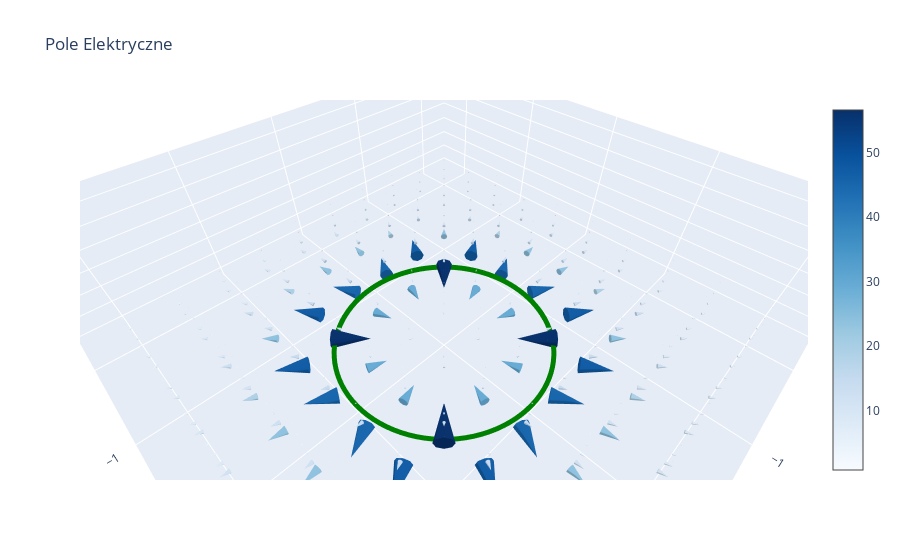

Source (notebook cell):
### Code cell
data=go.Cone(x=xv.ravel(),y=yv.ravel(), z=zv.ravel(),
        u=Bx.ravel(), v=By.ravel(), w=Bz.ravel(),
        colorscale="Inferno",
        sizemode='absolute', sizeref=20)

layout=go.Layout(title=r'Pole Magnetyczne', scene=dict(xaxis_title=r'x', yaxis_title=r'y',
            zaxis_title=r'z', aspectratio=dict(x=1, y=1, z=1), camera_eye=dict(x=0.35, y=0.35, z=0.25)))


# dataP=go.Data([data,data2])
# fig=go.Figure(data=dataP, layout=layout)
fig=go.Figure(data=data, layout=layout)
# fig=go.Figure(data=data2, layout=layout2)
fig.add_scatter3d(x=lx, y=ly, z=lz, mode='lines',
            line=dict(color='green',width=10))

### Figure 1 — Plotly figure (JSON) as saved in the notebook; plotly's stock layout.template omitted (floating-point values rounded to 4 significant figures; data arrays with more than 128 entries replaced by an {"elided": "..."} marker saying what was removed)
{"data": [{"colorscale": [[0, "rgb(247,251,255)"], [0.125, "rgb(222,235,247)"], [0.25, "rgb(198,219,239)"], [0.375, "rgb(158,202,225)"], [0.5, "rgb(107,174,214)"], [0.625, "rgb(66,146,198)"], [0.75, "rgb(33,113,181)"], [0.875, "rgb(8,81,156)"], [1, "rgb(8,48,107)"]], "sizemode": "scaled", "sizeref": 0.5, "type": "cone", "u": {"elided": "1000 float values"}, "v": {"elided": "1000 float values"}, "w": {"elided": "1000 float values"}, "x": {"elided": "1000 float values"}, "y": {"elided": "1000 float values"}, "z": {"elided": "1000 float values"}}, {"line": {"color": "green", "width": 10}, "mode": "lines", "type": "scatter3d", "x": [1, 0.998, 0.992, 0.9819, 0.9679, 0.9501, 0.9284, 0.9029, 0.8738, 0.8413, 0.8053, 0.766, 0.7237, 0.6785, 0.6306, 0.5801, 0.5272, 0.4723, 0.4154, 0.3569, 0.2969, 0.2358, 0.1736, 0.1108, 0.04758, -0.01587, -0.07925, -0.1423, -0.2048, -0.2665, -0.3271, -0.3863, -0.4441, -0.5, -0.5539, -0.6056, -0.6549, -0.7015, -0.7453, -0.7861, -0.8237, -0.858, -0.8888, -0.9161, -0.9397, -0.9595, -0.9754, -0.9874, -0.9955, -0.9995, -0.9995, -0.9955, -0.9874, -0.9754, -0.9595, -0.9397, -0.9161, -0.8888, -0.858, -0.8237, -0.7861, -0.7453, -0.7015, -0.6549, -0.6056, -0.5539, -0.5, -0.4441, -0.3863, -0.3271, -0.2665, -0.2048, -0.1423, -0.07925, -0.01587, 0.04758, 0.1108, 0.1736, 0.2358, 0.2969, 0.3569, 0.4154, 0.4723, 0.5272, 0.5801, 0.6306, 0.6785, 0.7237, 0.766, 0.8053, 0.8413, 0.8738, 0.9029, 0.9284, 0.9501, 0.9679, 0.9819, 0.992, 0.998, 1], "y": [0, 0.06342, 0.1266, 0.1893, 0.2511, 0.312, 0.3717, 0.4298, 0.4862, 0.5406, 0.5929, 0.6428, 0.6901, 0.7346, 0.7761, 0.8146, 0.8497, 0.8815, 0.9096, 0.9341, 0.9549, 0.9718, 0.9848, 0.9938, 0.9989, 0.9999, 0.9969, 0.9898, 0.9788, 0.9638, 0.945, 0.9224, 0.896, 0.866, 0.8326, 0.7958, 0.7557, 0.7127, 0.6668, 0.6182, 0.5671, 0.5137, 0.4582, 0.4009, 0.342, 0.2817, 0.2203, 0.158, 0.09506, 0.03173, -0.03173, -0.09506, -0.158, -0.2203, -0.2817, -0.342, -0.4009, -0.4582, -0.5137, -0.5671, -0.6182, -0.6668, -0.7127, -0.7557, -0.7958, -0.8326, -0.866, -0.896, -0.9224, -0.945, -0.9638, -0.9788, -0.9898, -0.9969, -0.9999, -0.9989, -0.9938, -0.9848, -0.9718, -0.9549, -0.9341, -0.9096, -0.8815, -0.8497, -0.8146, -0.7761, -0.7346, -0.6901, -0.6428, -0.5929, -0.5406, -0.4862, -0.4298, -0.3717, -0.312, -0.2511, -0.1893, -0.1266, -0.06342, -2.449e-16], "z": [0, 0, 0, 0, 0, 0, 0, 0, 0, 0, 0, 0, 0, 0, 0, 0, 0, 0, 0, 0, 0, 0, 0, 0, 0, 0, 0, 0, 0, 0, 0, 0, 0, 0, 0, 0, 0, 0, 0, 0, 0, 0, 0, 0, 0, 0, 0, 0, 0, 0, 0, 0, 0, 0, 0, 0, 0, 0, 0, 0, 0, 0, 0, 0, 0, 0, 0, 0, 0, 0, 0, 0, 0, 0, 0, 0, 0, 0, 0, 0, 0, 0, 0, 0, 0, 0, 0, 0, 0, 0, 0, 0, 0, 0, 0, 0, 0, 0, 0, 0]}], "layout": {"scene": {"aspectratio": {"x": 1, "y": 1, "z": 0.3}, "camera": {"eye": {"x": 0.4, "y": 0.4, "z": 0.55}}, "xaxis": {"title": {"text": "x"}}, "yaxis": {"title": {"text": "y"}}, "zaxis": {"title": {"text": "z"}}}, "title": {"text": "Pole Elektryczne"}}}
